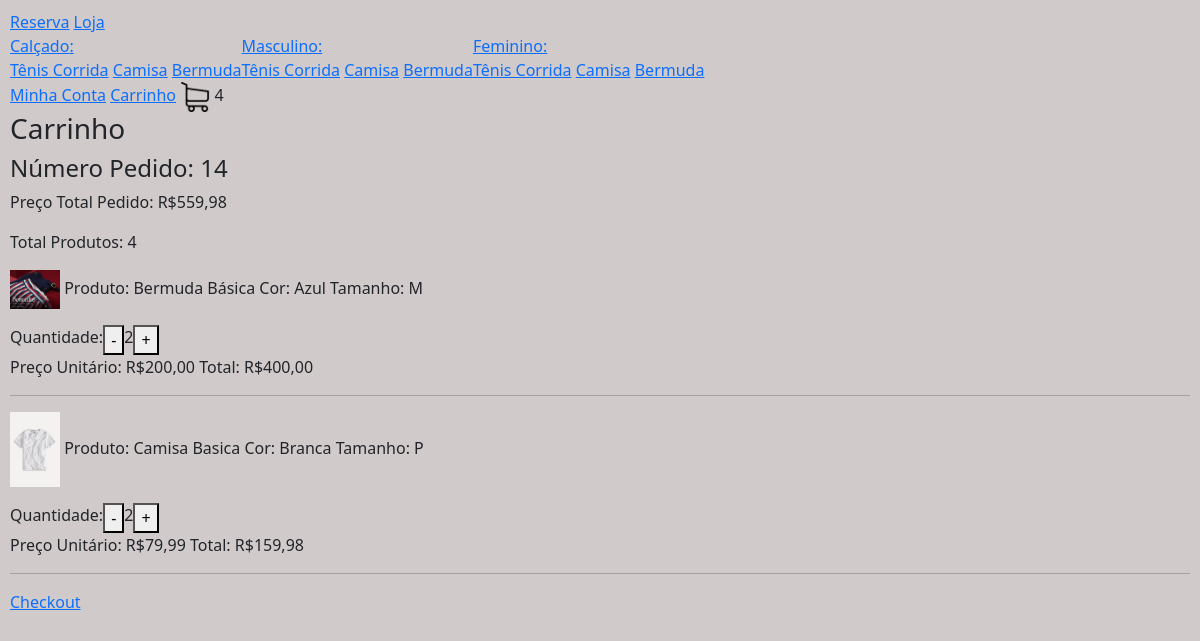
Screenshot of /carrinho/ (signed in) with the database file from the repository.
### loja/models.py (models this page shows, shortened)
class Categoria(models.Model):
   nome = models.CharField(max_length=200, null=True, blank=True)
   slug = models.CharField(max_length=200, null=True, blank=True)

class Tipo(models.Model):
   nome = models.CharField(max_length=200, null=True, blank=True)
   slug = models.CharField(max_length=200, null=True, blank=True)

class Pedido(models.Model):
     cliente =  models.ForeignKey(Cliente, null=True, blank=True, on_delete=models.SET_NULL)
     finalizado =  models.BooleanField(default=False)
     codigo_transacao =  models.CharField(max_length=200, null=True, blank=True)
     endereco = models.ForeignKey(Endereco, null=True, blank=True, on_delete=models.SET_NULL)
     data_finalizacao = models.DateField(null=True, blank=True)
     @property
     def quantidade_total(self):
         itens_pedido = ItensPedido.objects.filter(pedido__id=self.id)
         quantidade = sum([item.quantidade for item in itens_pedido])
         return quantidade
     @property
     def preco_total(self):
         itens_pedido = ItensPedido.objects.filter(pedido__id=self.id)
         preco = sum([item.preco_total for item in itens_pedido])
         return preco

class ItensPedido(models.Model):
    item_estoque = models.ForeignKey(ItemEstoque, null=True, blank=True, on_delete=models.SET_NULL)
    quantidade = models.IntegerField(default=0)
    pedido = models.ForeignKey(Pedido, null=True, blank=True, on_delete=models.SET_NULL)
    @property #serve para acessar uma funcao da class sem ()
    def preco_total(self):
        return self.quantidade * self.item_estoque.produto.preco

class ItemEstoque(models.Model):
    produto = models.ForeignKey(Produto, null=True, blank=True, on_delete=models.SET_NULL)
    cor =  models.ForeignKey(Cor, null=True, blank=True, on_delete=models.SET_NULL)
    tamanho =  models.CharField(max_length=200, null=True, blank=True)
    quantidade = models.IntegerField(default=0)

class Produto(models.Model):
    imagem = models.ImageField(null=True, blank=True)
    nome = models.CharField(max_length=200, null=True, blank=True)
    preco = models.DecimalField(max_digits=10, decimal_places=2)
    ativo = models.BooleanField(default=True)
    categoria = models.ForeignKey(Categoria, null=True, blank=True, on_delete=models.SET_NULL)
    tipo = models.ForeignKey(Tipo, null=True, blank=True, on_delete=models.SET_NULL)

class Cor(models.Model):
    nome = models.CharField(max_length=200, null=True, blank=True)
    codigo = models.CharField(max_length=200, null=True, blank=True)

### loja/views.py (the view, shortened to what this page needs)
# urls.py: path('carrinho/', carrinho, name="carrinho") ,
def carrinho(request):
  if request.user.is_authenticated:  # Verifica se o usuário está autenticado
    cliente = request.user.cliente
  pedido, criado = Pedido.objects.get_or_create(cliente=cliente, finalizado=False)
  itens_pedido = ItensPedido.objects.filter(pedido=pedido)
  for item in itens_pedido:
    print(item.preco_total)
  context = {"itens_pedido": itens_pedido, "pedido": pedido, "cliente_existente": True}
  return render(request, 'carrinho.html', context)

### loja/novos_context.py (called while the page is built)
def carrinho(request):
  quantidade_produtos_carrinho = 0
  if request.user.is_authenticated:
    cliente = request.user.cliente
  else: #se cliente nao estiver logado
     if request.COOKIES.get("id_sessao"):
        id_sessao = request.COOKIES.get("id_sessao")
        cliente, criado = Cliente.objects.get_or_create(id_sessao=id_sessao)
     else: #caso não tenha o id_sessao associado a ele
        return {"quantidade_produtos_carrinho": quantidade_produtos_carrinho}
  pedido, criado = Pedido.objects.get_or_create(cliente=cliente, finalizado=False)
  itens_pedido = ItensPedido.objects.filter(pedido=pedido)
  for item in itens_pedido:
    quantidade_produtos_carrinho += item.quantidade
  return {"quantidade_produtos_carrinho": quantidade_produtos_carrinho}

def categorias_tipos(request):
   categorias_navegacao = Categoria.objects.all()
   tipos_navegacao = Tipo.objects.all()
   return {"categorias_navegacao": categorias_navegacao, "tipos_navegacao": tipos_navegacao}

### loja/templates/carrinho.html (shortened to what this page needs)
{% extends 'base.html' %}
{% load static %}
{% block body %}
<h3>Carrinho</h3>
{% if cliente_existente %}
    <h4>Número Pedido: {{ pedido.id }}</h4>
    <p>Preço Total Pedido: R${{ pedido.preco_total }}</p>
    <p>Total Produtos: {{ pedido.quantidade_total }}</p>
    {% for item in itens_pedido %}
    <p>
      <img src="{{ item.item_estoque.produto.imagem.url }}" alt="imagem" width="50">
      Produto: {{ item.item_estoque.produto.nome }}
      Cor: {{ item.item_estoque.cor.nome }}
      Tamanho: {{ item.item_estoque.tamanho }}
    <div style="display: flex">
      Quantidade:
      <form method="post" action="{% url 'remover_carrinho' item.item_estoque.produto.id %}">
        <button type="submit">-</button>
      </form>
      {{ item.quantidade }}
      <form method="post" action="{% url 'adicionar_carrinho' item.item_estoque.produto.id %}">
        <button type="submit">+</button>
      </form>
    </div>
    Preço Unitário: R${{ item.item_estoque.produto.preco }}
    Total: R${{ item.preco_total }}
    </p>
    <hr>
    {% endfor %}
    <a href="{% url 'checkout' %}">Checkout</a>
{% else %}
    <h3>Seu carrinho esta vazio </h3>
    <a href="{% url 'loja' %}">Visite nossa loja</a>
{% endif %}
{% endblock %}

### loja/templates/navbar.html
{% load static %}
<nav>
  <a href="{% url 'homepage' %}">Reserva</a>
  <a href=" {% url 'loja' %}">Loja</a>
  <div style="display: flex;">
    {% for categoria in categorias_navegacao %}
    <div>
       <a href="{% url 'loja' %}{{ categoria.slug }}">{{ categoria.nome }}:</a><br>
       {% for tipo in tipos_navegacao %}
         <a href="{% url 'loja' %}{{ categoria.slug }}-{{ tipo.slug }}">{{ tipo.nome }}</a>
       {% endfor %}
  </div>
  {% endfor %}
</div>
  {% if request.user.is_authenticated %}
    <a href="{% url 'minha_conta' %}">Minha Conta</a>
  {% else %}
   <a href="{% url 'fazer_login' %}">Login</a>
  {% endif %}
  <a href="{% url 'carrinho' %}">Carrinho</a>
  <img src="{% static 'images/carrinho.png' %}" alt="carrinho" width="30" />
  {{ quantidade_produtos_carrinho }}
</nav>

### static/css/main.css (style rules this page uses)
body { background-color: rgb(168, 163, 160); }

### rows the page displays
Categoria: nome "Calçado"
Tipo: nome "Tênis Corrida"
Tipo: nome "Camisa"
Tipo: nome "Bermuda"
Categoria: nome "Masculino"
Categoria: nome "Feminino"
Pedido: id "14", preco_total "559,98", quantidade_total "4"
ItensPedido: item_estoque.produto.imagem (picture), item_estoque.produto.nome "Bermuda Básica", item_estoque.cor.nome "Azul", item_estoque.tamanho "M", quantidade "2", item_estoque.produto.preco "200,00", preco_total "400,00"
ItensPedido: item_estoque.produto.imagem (picture), item_estoque.produto.nome "Camisa Basica", item_estoque.cor.nome "Branca", item_estoque.tamanho "P", quantidade "2", item_estoque.produto.preco "79,99", preco_total "159,98"

### other values shown
{{ quantidade_produtos_carrinho }} "4"
